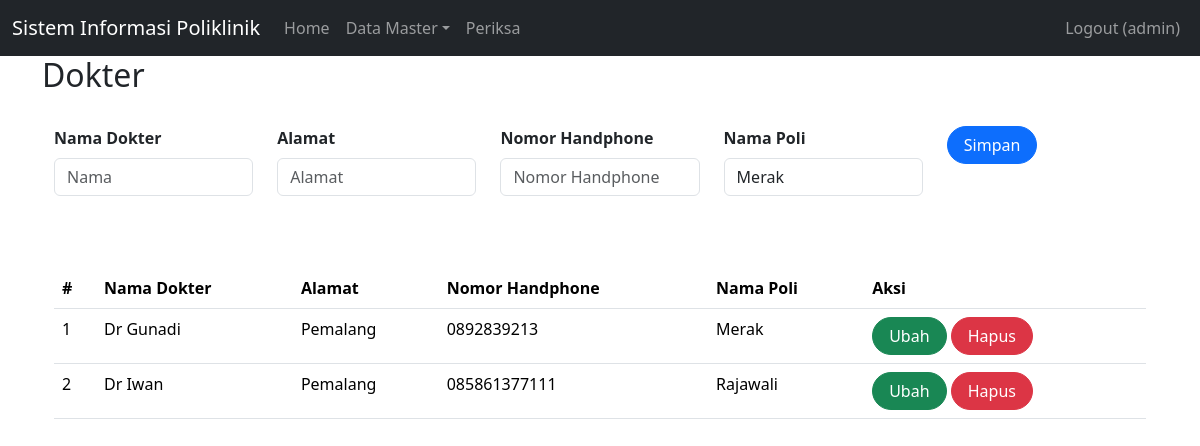
The page /index.php?page=dokter (signed in) on the database its author committed.
### tables this page shows
CREATE TABLE `dokter` (
  `id` int(11) UNSIGNED NOT NULL,
  `nama` varchar(255) DEFAULT NULL,
  `alamat` varchar(255) DEFAULT NULL,
  `no_hp` varchar(50) DEFAULT NULL,
  `id_poli` int(11) UNSIGNED NOT NULL
);

CREATE TABLE `poli` (
  `id` int(11) UNSIGNED NOT NULL,
  `nama_poli` varchar(25) NOT NULL,
  `keterangan` text NOT NULL
);

### dokter.php (the view, shortened to what this page needs)
<div class="container">
<h2>Dokter</h2>
<br>
    <?php
include'koneksi.php';
?>
<body>
<div class="container">
    <form class="form row"  method="POST" action="" name="myForm" onsubmit="return(validate());">
    <?php
    $nama = '';
    $alamat = '';
    $no_hp = '';
    ?>
         <div class="col">
        <label for="inputNama" class="form-label fw-bold">
            Nama Dokter
        </label>
        <input type="varchar" class="form-control" name="nama" id="inputNama" placeholder="Nama" value="<?php echo $nama ?>">
    </div>
    <div class="col">
        <label for="inputAlamat" class="form-label fw-bold">
            Alamat
        </label>
        <input type="varchar" class="form-control" name="alamat" id="inputAlamat" placeholder="Alamat" value="<?php echo $alamat ?>">
    </div>
    <div class="col mb-2">
        <label for="inputNo_hp" class="form-label fw-bold">
        Nomor Handphone
        </label>
        <input type="varchar" class="form-control" name="no_hp" id="inputNo_hp" placeholder="Nomor Handphone" value="<?php echo $no_hp ?>">
    </div>
    <div class="col">
        <label for="inputNama" class="form-label fw-bold">
            Nama Poli
        </label>
        <select class="form-control" name="id_poli">
        <?php
        $selected = '';
        $poli = mysqli_query($mysqli, "SELECT * FROM poli");
        while ($data = mysqli_fetch_array($poli)) {
            if ($data['id'] == $id_pasien) {
                $selected = 'selected="selected"';
            } else {
                $selected = '';
            }
        ?>
            <option value="<?php echo $data['id'] ?>" <?php echo $selected ?>><?php echo $data['nama_poli'] ?></option>
        <?php
        }
        ?>
    </select>
    </div>
    <div class="col">
        <button type="submit" class="btn btn-primary rounded-pill px-3" name="simpan">Simpan</button>
    </div>
    </form>
    <br>
    <br>
    <table class="table table-hover">
    <table class="table table-hover">
    <thead>
        <tr>
            <th scope="col">#</th>
            <th scope="col">Nama Dokter</th>
            <th scope="col">Alamat</th>
            <th scope="col">Nomor Handphone</th>
            <th scope="col">Nama Poli</th>
            <th scope="col">Aksi</th>
        </tr>
    </thead>
        <tbody>
    <?php
    $result = mysqli_query(
    $mysqli,"SELECT dokter.*, poli.nama_poli as 'nama_poli' FROM dokter LEFT JOIN poli  ON (dokter.id_poli=poli.id) ORDER BY id"
    );
$no = 1;
while ($data = mysqli_fetch_array($result)) {
?>
    <tr>
        <td><?php echo $no++ ?></td>
        <td><?php echo $data['nama'] ?></td>
        <td><?php echo $data['alamat'] ?></td>
        <td><?php echo $data['no_hp'] ?></td>
        <td><?php echo $data['nama_poli'] ?></td>
                <td>
                <a class="btn btn-success rounded-pill px-3" href="index.php?page=dokter&id=<?php echo $data['id'] ?>">Ubah</a>
                        <a class="btn btn-danger rounded-pill px-3" href="index.php?page=dokter&id=<?php echo $data['id'] ?>&aksi=hapus">Hapus</a>
                    </td>
            </tr>
        <?php
        }
        ?>
    </tbody>
    </table>

### rows shown on the page
dokter: nama "Dr Gunadi", alamat "Pemalang", no_hp "0892839213", id_poli.nama_poli "Merak"
dokter: nama "Dr Iwan", alamat "Pemalang", no_hp "085861377111", id_poli.nama_poli "Rajawali"

### other values the page prints
$_SESSION['username'] "admin"
form field id_poli "Merak"
